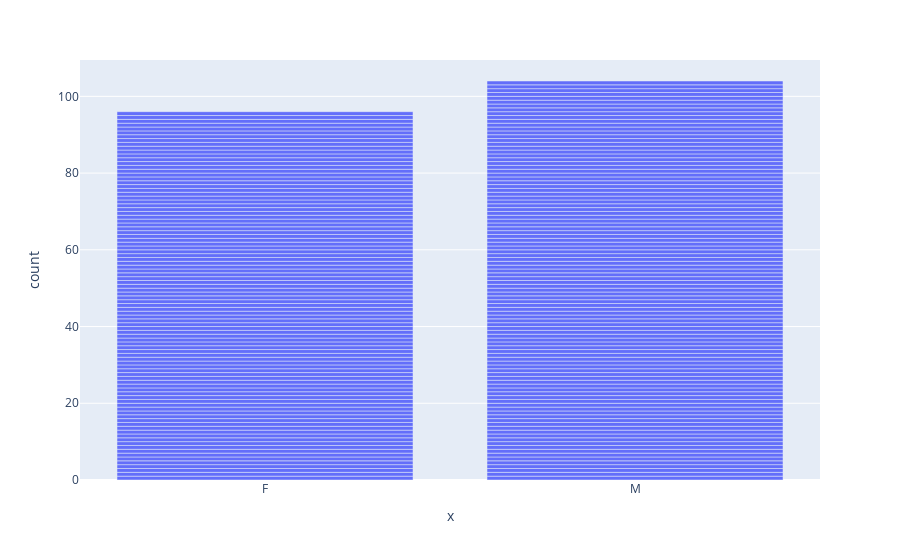

Notebook cell for this chart:
### Code cell
fig = px.bar(x=df["Sex"])
fig.show()

### Figure 1 — Plotly figure (JSON) as saved in the notebook; plotly's stock layout.template omitted (floating-point values rounded to 4 significant figures; data arrays with more than 128 entries replaced by an {"elided": "..."} marker saying what was removed)
{"data": [{"alignmentgroup": "True", "hovertemplate": "x=%{x}<br>count=%{y}<extra></extra>", "legendgroup": "", "marker": {"color": "#636efa", "pattern": {"shape": ""}}, "name": "", "offsetgroup": "", "orientation": "v", "showlegend": false, "textposition": "auto", "type": "bar", "x": {"elided": "200 str values"}, "xaxis": "x", "y": {"elided": "200 int values"}, "yaxis": "y"}], "layout": {"barmode": "relative", "legend": {"tracegroupgap": 0}, "margin": {"t": 60}, "xaxis": {"anchor": "y", "domain": [0, 1], "title": {"text": "x"}}, "yaxis": {"anchor": "x", "domain": [0, 1], "title": {"text": "count"}}}}
